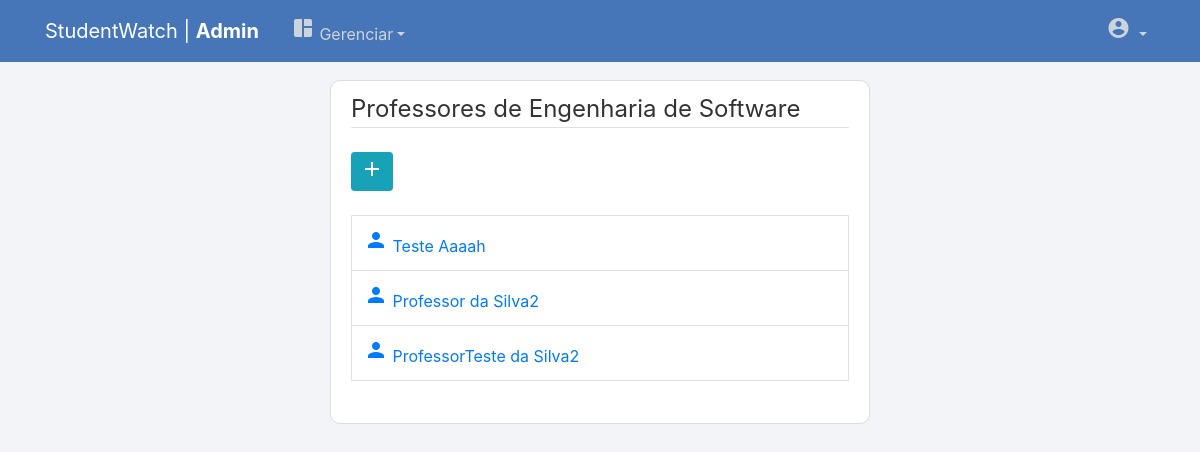
Page /gerenciarProfessor/1/ (signed in) on the committed database.
### manager/models.py (models this page shows, shortened)
class Curso(models.Model):
    nome = models.CharField(max_length=100)
    descricao = models.TextField(max_length=500)
    coordenador = models.ForeignKey(CoordenadorProfile, on_delete=models.SET_NULL, null=True)

### users/models.py (models this page shows, shortened)
class ProfessorProfile(models.Model):
    user = models.OneToOneField(User, on_delete=models.CASCADE, null=True, related_name='professor_profile')
    campoextra = models.CharField(max_length=100, null=True)

class User(AbstractUser):
    username = models.EmailField(_('username'), unique=False)
    email = models.EmailField(_('email address'), unique=True)
    tipo = models.CharField(max_length=100)

### manager/views.py (the view)
# urls.py: path('gerenciarProfessor/<int:curso_id>/', views.gerenciarProfessor, name='gerenciarProfessor'),
@login_required
@permission_required("users.view_professorprofile", raise_exception=True)
def gerenciarProfessor(request, curso_id):
    curso_id = curso_id
    curso = Curso.objects.get(id=curso_id)
    professores = []
    lista_professor_curso = Professor_curso.objects.all()
    for x in range(len(lista_professor_curso)-1, -1, -1):
        if(lista_professor_curso[x].curso.id == curso_id):
            professores.append(lista_professor_curso[x].professor)
    if(professores == []):
        professores = None
        messages.warning(request, f"Não há professores")
    context = {
        'professores': professores,
        'curso': curso
    }
    return render(request, 'manager/gerenciar-professor.html', context)

### manager/templates/manager/gerenciar-professor.html
{% extends "page/base.html" %}
{% block content %}
    <div class="content-section">
        <fieldset class="form-group">
            {% if user.is_staff %}
                <a class="btn btn-info btn-sm mb-4" href="{% url 'professor-create' curso_id=curso.id %}"><span class="material-icons">add</span></a>
            {% endif %}
            <legend class="border-bottom mb-4">Professores de {{ curso.nome }}</legend>
            <table class="table table-bordered">
                {% for professor in professores %}
                <tr>
                    <td>
                        <a href="{% url 'professor-detail' curso_id=curso.id professor_id=professor.id %}"><span class="material-icons">person</span> {{ professor.user.first_name }} {{ professor.user.last_name }}</a>
                    </td>
                </tr>
                {% endfor %}
            </table>
        </fieldset>
    </div>
{% endblock content %}

### page/static/page/main.css (style rules this page uses)
body { background: #f2f4f7; color: #333333; margin-top: 5rem; }
.content-section { background: #ffffff; padding: 10px 20px; border: 1px solid #dddddd; border-radius: 10px; margin-bottom: 20px; }

### rows in the picture
Curso: nome "Engenharia de Software"
ProfessorProfile: user.first_name "Teste", user.last_name "Aaaah"
ProfessorProfile: user.first_name "Professor", user.last_name "da Silva2"
ProfessorProfile: user.first_name "ProfessorTeste", user.last_name "da Silva2"
